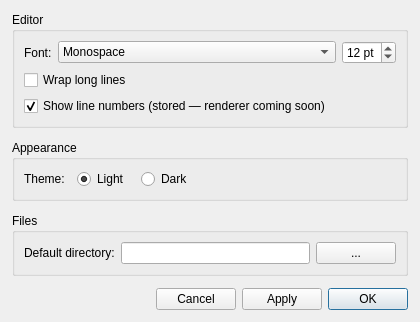
<?xml version="1.0" encoding="UTF-8"?>
<ui version="4.0">
 <class>PreferencesDialog</class>
 <widget class="QDialog" name="PreferencesDialog">
  <property name="windowTitle">
   <string>Preferences</string>
  </property>
  <property name="minimumSize">
   <size><width>420</width><height>0</height></size>
  </property>
  <layout class="QVBoxLayout" name="mainLayout">
   <property name="spacing"><number>12</number></property>
   <property name="leftMargin"><number>12</number></property>
   <property name="topMargin"><number>12</number></property>
   <property name="rightMargin"><number>12</number></property>
   <property name="bottomMargin"><number>12</number></property>

   <!-- Editor settings -->
   <item>
    <widget class="QGroupBox" name="editorGroupBox">
     <property name="title"><string>Editor</string></property>
     <layout class="QVBoxLayout" name="editorLayout">
      <property name="spacing"><number>6</number></property>
      <item>
       <layout class="QHBoxLayout" name="fontRowLayout">
        <item>
         <widget class="QLabel" name="fontLabel">
          <property name="text"><string>Font:</string></property>
         </widget>
        </item>
        <item>
         <widget class="QComboBox" name="fontFamilyComboBox">
          <property name="sizePolicy">
           <sizepolicy hsizetype="Expanding" vsizetype="Fixed">
            <horstretch>1</horstretch>
            <verstretch>0</verstretch>
           </sizepolicy>
          </property>
          <item><property name="text"><string>Monospace</string></property></item>
          <item><property name="text"><string>Noto Sans Mono</string></property></item>
          <item><property name="text"><string>DejaVu Sans Mono</string></property></item>
          <item><property name="text"><string>Liberation Mono</string></property></item>
          <item><property name="text"><string>Courier New</string></property></item>
          <item><property name="text"><string>Consolas</string></property></item>
          <item><property name="text"><string>Inconsolata</string></property></item>
          <item><property name="text"><string>Source Code Pro</string></property></item>
          <item><property name="text"><string>Fira Code</string></property></item>
          <item><property name="text"><string>JetBrains Mono</string></property></item>
         </widget>
        </item>
        <item>
         <widget class="QSpinBox" name="fontSizeSpinBox">
          <property name="minimum"><number>6</number></property>
          <property name="maximum"><number>72</number></property>
          <property name="value"><number>12</number></property>
          <property name="suffix"><string> pt</string></property>
          <property name="maximumWidth"><number>72</number></property>
         </widget>
        </item>
       </layout>
      </item>
      <item>
       <widget class="QCheckBox" name="wordWrapCheckBox">
        <property name="text"><string>Wrap long lines</string></property>
       </widget>
      </item>
      <item>
       <widget class="QCheckBox" name="lineNumbersCheckBox">
        <property name="text"><string>Show line numbers (stored — renderer coming soon)</string></property>
        <property name="checked"><bool>true</bool></property>
       </widget>
      </item>
     </layout>
    </widget>
   </item>

   <!-- Appearance settings -->
   <item>
    <widget class="QGroupBox" name="appearanceGroupBox">
     <property name="title"><string>Appearance</string></property>
     <layout class="QHBoxLayout" name="appearanceLayout">
      <property name="spacing"><number>12</number></property>
      <item>
       <widget class="QLabel" name="themeLabel">
        <property name="text"><string>Theme:</string></property>
       </widget>
      </item>
      <item>
       <widget class="QRadioButton" name="themeLightRadio">
        <property name="text"><string>Light</string></property>
        <property name="checked"><bool>true</bool></property>
       </widget>
      </item>
      <item>
       <widget class="QRadioButton" name="themeDarkRadio">
        <property name="text"><string>Dark</string></property>
       </widget>
      </item>
      <item>
       <spacer name="themeSpacer">
        <property name="orientation"><enum>Qt::Orientation::Horizontal</enum></property>
        <property name="sizeHint" stdset="0"><size><width>40</width><height>20</height></size></property>
       </spacer>
      </item>
     </layout>
    </widget>
   </item>

   <!-- Files settings -->
   <item>
    <widget class="QGroupBox" name="filesGroupBox">
     <property name="title"><string>Files</string></property>
     <layout class="QHBoxLayout" name="filesLayout">
      <property name="spacing"><number>6</number></property>
      <item>
       <widget class="QLabel" name="defaultDirLabel">
        <property name="text"><string>Default directory:</string></property>
       </widget>
      </item>
      <item>
       <widget class="QLineEdit" name="defaultDirectoryEdit">
        <property name="sizePolicy">
         <sizepolicy hsizetype="Expanding" vsizetype="Fixed">
          <horstretch>1</horstretch>
          <verstretch>0</verstretch>
         </sizepolicy>
        </property>
       </widget>
      </item>
      <item>
       <widget class="QPushButton" name="browseDirectoryButton">
        <property name="text"><string>...</string></property>
        <property name="maximumWidth"><number>32</number></property>
       </widget>
      </item>
     </layout>
    </widget>
   </item>

   <!-- Dialog buttons: Cancel | Apply | OK -->
   <item>
    <layout class="QHBoxLayout" name="buttonBarLayout">
     <property name="spacing"><number>6</number></property>
     <item>
      <spacer name="buttonBarSpacer">
       <property name="orientation"><enum>Qt::Orientation::Horizontal</enum></property>
       <property name="sizeHint" stdset="0"><size><width>40</width><height>20</height></size></property>
      </spacer>
     </item>
     <item>
      <widget class="QPushButton" name="cancelButton">
       <property name="text"><string>Cancel</string></property>
      </widget>
     </item>
     <item>
      <widget class="QPushButton" name="applyButton">
       <property name="text"><string>Apply</string></property>
      </widget>
     </item>
     <item>
      <widget class="QPushButton" name="okButton">
       <property name="text"><string>OK</string></property>
       <property name="default"><bool>true</bool></property>
      </widget>
     </item>
    </layout>
   </item>
  </layout>
 </widget>
 <resources/>
 <connections/>
</ui>
